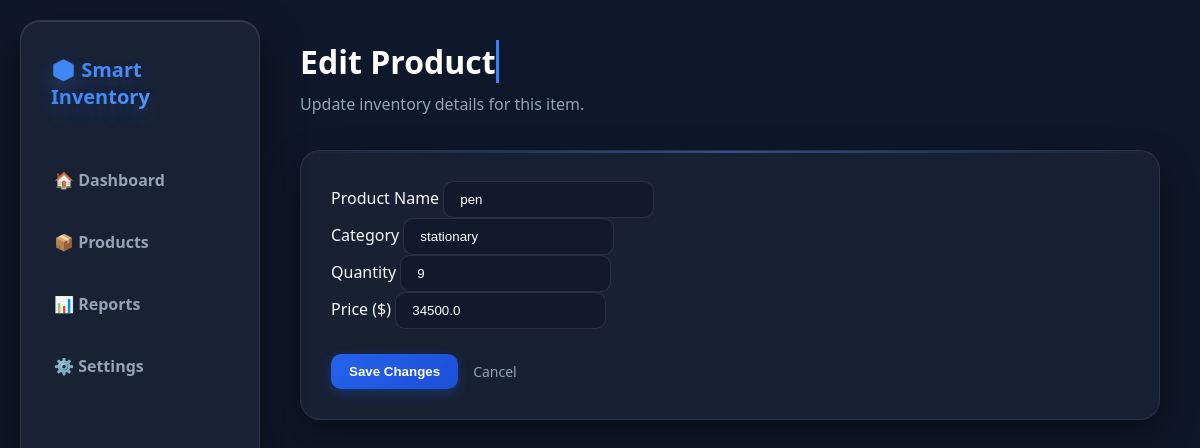
The app's page /edit-product/15 with its own data.
### tables this page shows
CREATE TABLE products (
            id INTEGER PRIMARY KEY AUTOINCREMENT,
            name TEXT NOT NULL,
            category TEXT NOT NULL,
            quantity INTEGER NOT NULL,
            price REAL NOT NULL
        );

### app.py (the view, shortened to what this page needs)
@app.route("/edit-product/<int:id>", methods=["GET", "POST"])
def edit_product(id):
    conn = get_db()
    product = conn.execute(
        "SELECT * FROM products WHERE id = ?",
        (id,)
    ).fetchone()
    if product is None:
        conn.close()
        return "Product not found", 404
    conn.close()
    return render_template(
        "edit_product.html",
        product=product
    )

### app.py (called while the page is built)
def get_db():
    conn = sqlite3.connect(DATABASE)
    conn.row_factory = sqlite3.Row
    return conn

### templates/edit_product.html (shortened to what this page needs)
<!DOCTYPE html>
<html lang="en">
<head>
    <link rel="stylesheet" href="{{ url_for('static', filename='css/style.css') }}">
</head>
<body>
    <aside class="sidebar">
        <div class="logo">📦 Smart Inventory</div>
        <nav>
            <a href="/">🏠 Dashboard</a>
            <a href="/products">📦 Products</a>
            <a href="/reports">📊 Reports</a>
            <a href="/settings">⚙️ Settings</a>
        </nav>
    </aside>
    <main class="main-content">
        <div class="dashboard-header">
            <div>
                <h1>Edit Product</h1>
                <p>Update inventory details for this item.</p>
            </div>
        </div>
        <section class="inventory-section form-card">
            <form method="POST">
                <div class="form-group">
                    <label for="name">Product Name</label>
                    <input type="text" id="name" name="name" value="{{ product['name'] }}" required>
                </div>
                <div class="form-group">
                    <label for="category">Category</label>
                    <input type="text" id="category" name="category" value="{{ product['category'] }}" required>
                </div>
                <div class="form-group">
                    <label for="quantity">Quantity</label>
                    <input type="number" id="quantity" name="quantity" min="0" value="{{ product['quantity'] }}" required>
                </div>
                <div class="form-group">
                    <label for="price">Price ($)</label>
                    <input type="number" id="price" name="price" min="0" step="0.01" value="{{ product['price'] }}" required>
                </div>
                <div style="display: flex; gap: 15px; align-items: center; margin-top: 25px;">
                    <button type="submit">Save Changes</button>
                    <a href="/" style="color: #94a3b8; text-decoration: none; font-size: 14px;">Cancel</a>
                </div>
            </form>
        </section>
    </main>
</body>
</html>

### static/css/style.css (style rules this page uses)
* { margin: 0; padding: 0; box-sizing: border-box; }
body { font-family: 'Segoe UI', system-ui, -apple-system, sans-serif; background: #0f172a; color: #f8fafc; min-height: 100vh; perspective: 1000px; overflow-x: hidden; }
.sidebar { position: fixed; left: 20px; top: 20px; width: 240px; height: calc(100vh - 40px); background: rgba(30, 41, 59, 0.7); backdrop-filter: blur(12px); border: 1px solid rgba(255, 255, 255, 0.1); border-radius: 20px; padding: 25px 15px; box-shadow: 0 20px 40px rgba(0, 0, 0, 0.5), inset 0 1px 0 rgba(255, 255, 255, 0.1); transform-style: preserve-3d; z-index: 100; }
.logo { font-size: 20px; font-weight: 800; padding: 10px 15px; margin-bottom: 35px; background: linear-gradient(135deg, #3b82f6, #60a5fa); -webkit-background-clip: text; -webkit-text-fill-color: transparent; text-shadow: 0 10px 20px rgba(59, 130, 246, 0.3); }
.sidebar nav { display: flex; flex-direction: column; gap: 12px; }
.sidebar nav a { color: #94a3b8; text-decoration: none; padding: 14px 18px; border-radius: 12px; font-weight: 600; transition: all 0.3s cubic-bezier(0.4, 0, 0.2, 1); position: relative; }
.main-content { margin-left: 280px; padding: 40px 40px 40px 20px; }
.dashboard-header { display: flex; justify-content: space-between; align-items: center; margin-bottom: 35px; }
.dashboard-header h1 { font-size: 32px; font-weight: 800; color: #ffffff; display: inline-block; overflow: hidden; white-space: nowrap; border-right: 3px solid #3b82f6; animation: typing 2.5s steps(30, end), blink 0.75s infinite; }
.dashboard-header p { color: #94a3b8; margin-top: 5px; }
.inventory-section { background: rgba(30, 41, 59, 0.6); backdrop-filter: blur(10px); padding: 30px; border-radius: 20px; border: 1px solid rgba(255, 255, 255, 0.08); box-shadow: 0 15px 35px rgba(0, 0, 0, 0.4); }
button, .edit-btn { display: inline-block; padding: 10px 18px; background: linear-gradient(135deg, #2563eb, #1d4ed8); color: #ffffff; border: none; border-radius: 10px; font-weight: 600; text-decoration: none; cursor: pointer; box-shadow: 0 4px 12px rgba(37, 99, 235, 0.3); transition: all 0.3s ease; }
.search-form input, input { background: rgba(15, 23, 42, 0.6); border: 1px solid rgba(255, 255, 255, 0.1); color: #ffffff; padding: 10px 16px; border-radius: 10px; outline: none; transition: all 0.3s ease; }
.inventory-section { position: relative; overflow: hidden; }
.inventory-section::before { content: ''; position: absolute; top: 0; left: 0; width: 100%; height: 2px; background: linear-gradient(90deg, transparent, rgba(59, 130, 246, 0.5), transparent); }

### records on screen
products: name "pen", category "stationary", quantity "9", price "34500.0"
